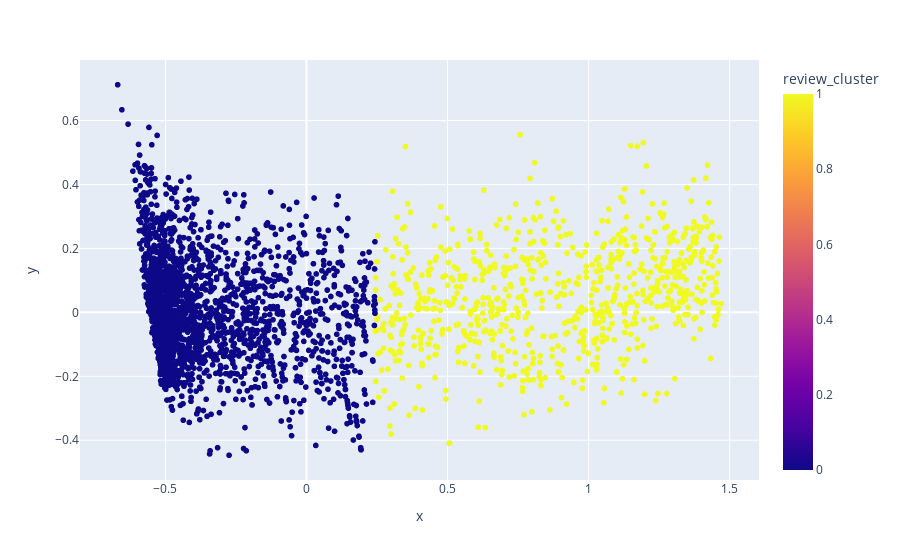

Here is the notebook cell this chart was saved with:
### Code cell
px.scatter(data_frame = reviews, x = X_pca[:, 0], y = X_pca[:, 1], color = reviews['review_cluster'], hover_data = ['compound', 'type_review', 'user_name', 'cleaned_text'])

### Figure 1 — Plotly figure (JSON) as saved in the notebook; plotly's stock layout.template omitted (floating-point values rounded to 4 significant figures; data arrays with more than 128 entries replaced by an {"elided": "..."} marker saying what was removed)
{"data": [{"customdata": {"elided": "3106x4 mixed values"}, "hovertemplate": "x=%{x}<br>y=%{y}<br>compound=%{customdata[0]}<br>type_review=%{customdata[1]}<br>user_name=%{customdata[2]}<br>cleaned_text=%{customdata[3]}<br>review_cluster=%{marker.color}<extra></extra>", "legendgroup": "", "marker": {"color": {"elided": "3106 int values"}, "coloraxis": "coloraxis", "symbol": "circle"}, "mode": "markers", "name": "", "showlegend": false, "type": "scattergl", "x": {"elided": "3106 float values"}, "xaxis": "x", "y": {"elided": "3106 float values"}, "yaxis": "y"}], "layout": {"coloraxis": {"colorbar": {"title": {"text": "review_cluster"}}, "colorscale": [[0, "#0d0887"], [0.1111, "#46039f"], [0.2222, "#7201a8"], [0.3333, "#9c179e"], [0.4444, "#bd3786"], [0.5556, "#d8576b"], [0.6667, "#ed7953"], [0.7778, "#fb9f3a"], [0.8889, "#fdca26"], [1, "#f0f921"]]}, "legend": {"tracegroupgap": 0}, "margin": {"t": 60}, "xaxis": {"anchor": "y", "domain": [0, 1], "title": {"text": "x"}}, "yaxis": {"anchor": "x", "domain": [0, 1], "title": {"text": "y"}}}}
